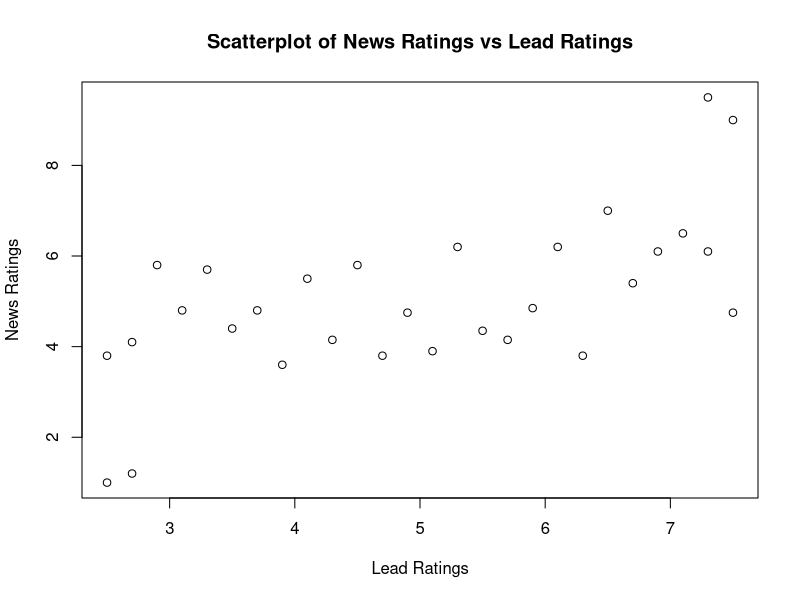
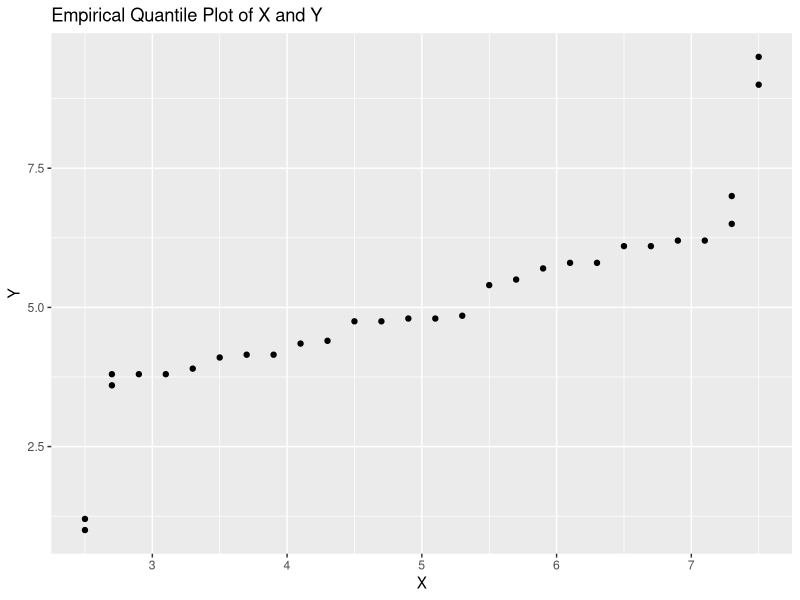

Source code (R) for these figures, in order:
## ---- chunk 1
knitr::opts_chunk$set(echo = TRUE, warning = FALSE)
r <- getOption("repos")
r["CRAN"] <- "http://cran.cnr.berkeley.edu/"
options(repos = r)
install.packages("ggplot2")
## ---- chunk 2
setwd("M:/teaching/stat5605s26/homework")
ratings = read.csv("ratings.csv")
head(ratings)
attach(ratings)
library(ggplot2)
plot(X,Y, main="Scatterplot of News Ratings vs Lead Ratings",
     ylab="News Ratings", xlab="Lead Ratings")
sx <- sort(X); sy <- sort(Y)
lenx <- length(sx); leny <- length(sy)
ggplot() + geom_point(aes(x = sx, y = sy)) +
ggtitle("Empirical Quantile Plot of X and Y") +
xlab("X") + ylab("Y")
## ---- chunk 3
one=rep(1,7)
x1=c(4, 1, 2, 3, 3, 4, 2)
X=t(rbind(one,x1))
X
Y=c(18, 4, 9, 14, 16, 20, 8)
Y
XTY=t(X) %*% Y
XTY
